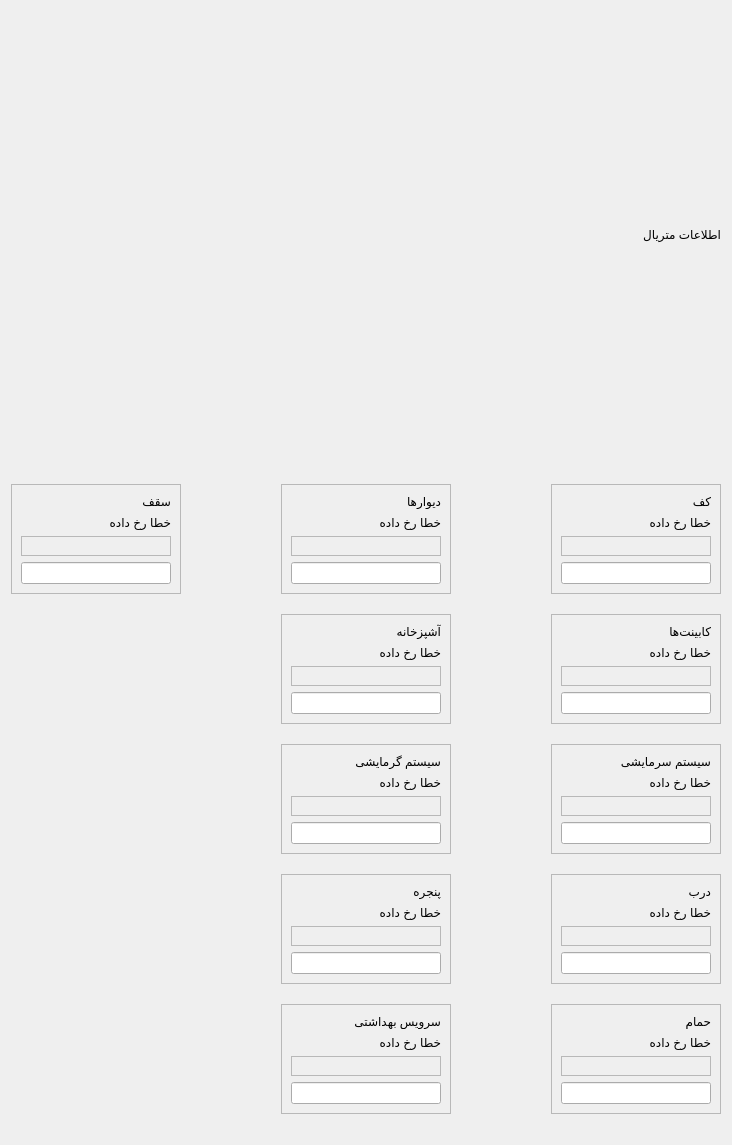
              <widget class="QWidget" name="scrollAreaWidgetContents_4">
               <property name="geometry">
                <rect>
                 <x>0</x>
                 <y>0</y>
                 <width>732</width>
                 <height>1145</height>
                </rect>
               </property>
               <layout class="QVBoxLayout" name="verticalLayout_23">
                <item>
                 <widget class="QLabel" name="label_51">
                  <property name="text">
                   <string>اطلاعات متریال</string>
                  </property>
                 </widget>
                </item>
                <item>
                 <layout class="QGridLayout" name="gridLayout_3" columnstretch="1,1,1">
                  <property name="topMargin">
                   <number>20</number>
                  </property>
                  <property name="bottomMargin">
                   <number>20</number>
                  </property>
                  <property name="horizontalSpacing">
                   <number>100</number>
                  </property>
                  <property name="verticalSpacing">
                   <number>20</number>
                  </property>
                  <item row="0" column="2">
                   <widget class="QFrame" name="floorMaterialFormFrame">
                    <property name="frameShape">
                     <enum>QFrame::StyledPanel</enum>
                    </property>
                    <property name="frameShadow">
                     <enum>QFrame::Raised</enum>
                    </property>
                    <layout class="QVBoxLayout" name="verticalLayout_102">
                     <item>
                      <widget class="QLabel" name="floorMaterialFormLbl">
                       <property name="text">
                        <string>کف</string>
                       </property>
                       <property name="styleClass" stdset="0">
                        <string>form-label</string>
                       </property>
                      </widget>
                     </item>
                     <item>
                      <widget class="QLabel" name="floorMaterialFormError">
                       <property name="text">
                        <string>خطا رخ داده</string>
                       </property>
                       <property name="styleClass" stdset="0">
                        <string>form-field-error</string>
                       </property>
                      </widget>
                     </item>
                     <item>
                      <widget class="QFrame" name="floorMaterialFormOptionsFrame">
                       <property name="frameShape">
                        <enum>QFrame::StyledPanel</enum>
                       </property>
                       <property name="frameShadow">
                        <enum>QFrame::Raised</enum>
                       </property>
                       <layout class="QVBoxLayout" name="verticalLayout_103"/>
                      </widget>
                     </item>
                     <item>
                      <widget class="QLineEdit" name="otherFloorMaterialFormInpt">
                       <property name="styleClass" stdset="0">
                        <string>form-field</string>
                       </property>
                      </widget>
                     </item>
                    </layout>
                   </widget>
                  </item>
                  <item row="3" column="1">
                   <widget class="QFrame" name="windowMaterialFormFrame">
                    <property name="frameShape">
                     <enum>QFrame::StyledPanel</enum>
                    </property>
                    <property name="frameShadow">
                     <enum>QFrame::Raised</enum>
                    </property>
                    <layout class="QVBoxLayout" name="verticalLayout_118">
                     <item>
                      <widget class="QLabel" name="windowMaterialFormLbl">
                       <property name="text">
                        <string>پنجره</string>
                       </property>
                       <property name="styleClass" stdset="0">
                        <string>form-label</string>
                       </property>
                      </widget>
                     </item>
                     <item>
                      <widget class="QLabel" name="windowMaterialFormError">
                       <property name="text">
                        <string>خطا رخ داده</string>
                       </property>
                       <property name="styleClass" stdset="0">
                        <string>form-field-error</string>
                       </property>
                      </widget>
                     </item>
                     <item>
                      <widget class="QFrame" name="windowMaterialFormOptionsFrame">
                       <property name="frameShape">
                        <enum>QFrame::StyledPanel</enum>
                       </property>
                       <property name="frameShadow">
                        <enum>QFrame::Raised</enum>
                       </property>
                       <layout class="QVBoxLayout" name="verticalLayout_119"/>
                      </widget>
                     </item>
                     <item>
                      <widget class="QLineEdit" name="otherWindowMaterialFormInpt">
                       <property name="styleClass" stdset="0">
                        <string>form-field</string>
                       </property>
                      </widget>
                     </item>
                    </layout>
                   </widget>
                  </item>
                  <item row="0" column="1">
                   <widget class="QFrame" name="wallsMaterialFormFrame">
                    <property name="frameShape">
                     <enum>QFrame::StyledPanel</enum>
                    </property>
                    <property name="frameShadow">
                     <enum>QFrame::Raised</enum>
                    </property>
                    <layout class="QVBoxLayout" name="verticalLayout_104">
                     <item>
                      <widget class="QLabel" name="wallsMaterialFormLbl">
                       <property name="text">
                        <string>دیوارها</string>
                       </property>
                       <property name="styleClass" stdset="0">
                        <string>form-label</string>
                       </property>
                      </widget>
                     </item>
                     <item>
                      <widget class="QLabel" name="wallsMaterialFormError">
                       <property name="text">
                        <string>خطا رخ داده</string>
                       </property>
                       <property name="styleClass" stdset="0">
                        <string>form-field-error</string>
                       </property>
                      </widget>
                     </item>
                     <item>
                      <widget class="QFrame" name="wallsMaterialFormOptionsFrame">
                       <property name="frameShape">
                        <enum>QFrame::StyledPanel</enum>
                       </property>
                       <property name="frameShadow">
                        <enum>QFrame::Raised</enum>
                       </property>
                       <layout class="QVBoxLayout" name="verticalLayout_105"/>
                      </widget>
                     </item>
                     <item>
                      <widget class="QLineEdit" name="otherWallsMaterialFormInpt">
                       <property name="styleClass" stdset="0">
                        <string>form-field</string>
                       </property>
                      </widget>
                     </item>
                    </layout>
                   </widget>
                  </item>
                  <item row="1" column="1">
                   <widget class="QFrame" name="kitchenMaterialFormFrame">
                    <property name="frameShape">
                     <enum>QFrame::StyledPanel</enum>
                    </property>
                    <property name="frameShadow">
                     <enum>QFrame::Raised</enum>
                    </property>
                    <layout class="QVBoxLayout" name="verticalLayout_110">
                     <item>
                      <widget class="QLabel" name="kitchenMaterialFormLbl">
                       <property name="text">
                        <string>آشپزخانه</string>
                       </property>
                       <property name="styleClass" stdset="0">
                        <string>form-label</string>
                       </property>
                      </widget>
                     </item>
                     <item>
                      <widget class="QLabel" name="kitchenMaterialFormError">
                       <property name="text">
                        <string>خطا رخ داده</string>
                       </property>
                       <property name="styleClass" stdset="0">
                        <string>form-field-error</string>
                       </property>
                      </widget>
                     </item>
                     <item>
                      <widget class="QFrame" name="kitchenMaterialFormOptionsFrame">
                       <property name="frameShape">
                        <enum>QFrame::StyledPanel</enum>
                       </property>
                       <property name="frameShadow">
                        <enum>QFrame::Raised</enum>
                       </property>
                       <layout class="QVBoxLayout" name="verticalLayout_111"/>
                      </widget>
                     </item>
                     <item>
                      <widget class="QLineEdit" name="otherKitchenMaterialFormInpt">
                       <property name="styleClass" stdset="0">
                        <string>form-field</string>
                       </property>
                      </widget>
                     </item>
                    </layout>
                   </widget>
                  </item>
                  <item row="1" column="2">
                   <widget class="QFrame" name="cabinetsMaterialFormFrame">
                    <property name="frameShape">
                     <enum>QFrame::StyledPanel</enum>
                    </property>
                    <property name="frameShadow">
                     <enum>QFrame::Raised</enum>
                    </property>
                    <layout class="QVBoxLayout" name="verticalLayout_108">
                     <item>
                      <widget class="QLabel" name="cabinetsMaterialFormLbl">
                       <property name="text">
                        <string>کابینت‌‌ها</string>
                       </property>
                       <property name="styleClass" stdset="0">
                        <string>form-label</string>
                       </property>
                      </widget>
                     </item>
                     <item>
                      <widget class="QLabel" name="cabinetsMaterialFormError">
                       <property name="text">
                        <string>خطا رخ داده</string>
                       </property>
                       <property name="styleClass" stdset="0">
                        <string>form-field-error</string>
                       </property>
                      </widget>
                     </item>
                     <item>
                      <widget class="QFrame" name="cabinetsMaterialFormOptionsFrame">
                       <property name="frameShape">
                        <enum>QFrame::StyledPanel</enum>
                       </property>
                       <property name="frameShadow">
                        <enum>QFrame::Raised</enum>
                       </property>
                       <layout class="QVBoxLayout" name="verticalLayout_109"/>
                      </widget>
                     </item>
                     <item>
                      <widget class="QLineEdit" name="otherCabinetsMaterialFormInpt">
                       <property name="styleClass" stdset="0">
                        <string>form-field</string>
                       </property>
                      </widget>
                     </item>
                    </layout>
                   </widget>
                  </item>
                  <item row="0" column="0">
                   <widget class="QFrame" name="ceilingMaterialFormFrame">
                    <property name="frameShape">
                     <enum>QFrame::StyledPanel</enum>
                    </property>
                    <property name="frameShadow">
                     <enum>QFrame::Raised</enum>
                    </property>
                    <layout class="QVBoxLayout" name="verticalLayout_106">
                     <item>
                      <widget class="QLabel" name="ceilingMaterialFormLbl">
                       <property name="text">
                        <string>سقف</string>
                       </property>
                       <property name="styleClass" stdset="0">
                        <string>form-label</string>
                       </property>
                      </widget>
                     </item>
                     <item>
                      <widget class="QLabel" name="ceilingMaterialFormError">
                       <property name="text">
                        <string>خطا رخ داده</string>
                       </property>
                       <property name="styleClass" stdset="0">
                        <string>form-field-error</string>
                       </property>
                      </widget>
                     </item>
                     <item>
                      <widget class="QFrame" name="ceilingMaterialFormOptionsFrame">
                       <property name="frameShape">
                        <enum>QFrame::StyledPanel</enum>
                       </property>
                       <property name="frameShadow">
                        <enum>QFrame::Raised</enum>
                       </property>
                       <layout class="QVBoxLayout" name="verticalLayout_107"/>
                      </widget>
                     </item>
                     <item>
                      <widget class="QLineEdit" name="otherCeilingMaterialFormInpt">
                       <property name="styleClass" stdset="0">
                        <string>form-field</string>
                       </property>
                      </widget>
                     </item>
                    </layout>
                   </widget>
                  </item>
                  <item row="2" column="1">
                   <widget class="QFrame" name="warmingSystemFormFrame">
                    <property name="frameShape">
                     <enum>QFrame::StyledPanel</enum>
                    </property>
                    <property name="frameShadow">
                     <enum>QFrame::Raised</enum>
                    </property>
                    <layout class="QVBoxLayout" name="verticalLayout_114">
                     <item>
                      <widget class="QLabel" name="warmingSystemFormLbl">
                       <property name="text">
                        <string>سیستم گرمایشی</string>
                       </property>
                       <property name="styleClass" stdset="0">
                        <string>form-label</string>
                       </property>
                      </widget>
                     </item>
                     <item>
                      <widget class="QLabel" name="warmingSystemFormError">
                       <property name="text">
                        <string>خطا رخ داده</string>
                       </property>
                       <property name="styleClass" stdset="0">
                        <string>form-field-error</string>
                       </property>
                      </widget>
                     </item>
                     <item>
                      <widget class="QFrame" name="warmingSystemFormOptionsFrame">
                       <property name="frameShape">
                        <enum>QFrame::StyledPanel</enum>
                       </property>
                       <property name="frameShadow">
                        <enum>QFrame::Raised</enum>
                       </property>
                       <layout class="QVBoxLayout" name="verticalLayout_115"/>
                      </widget>
                     </item>
                     <item>
                      <widget class="QLineEdit" name="otherWarmingSystemFormInpt">
                       <property name="styleClass" stdset="0">
                        <string>form-field</string>
                       </property>
                      </widget>
                     </item>
                    </layout>
                   </widget>
                  </item>
                  <item row="3" column="2">
                   <widget class="QFrame" name="doorMaterialFormFrame">
                    <property name="frameShape">
                     <enum>QFrame::StyledPanel</enum>
                    </property>
                    <property name="frameShadow">
                     <enum>QFrame::Raised</enum>
                    </property>
                    <layout class="QVBoxLayout" name="verticalLayout_116">
                     <item>
                      <widget class="QLabel" name="doorMaterialFormLbl">
                       <property name="text">
                        <string>درب</string>
                       </property>
                       <property name="styleClass" stdset="0">
                        <string>form-label</string>
                       </property>
                      </widget>
                     </item>
                     <item>
                      <widget class="QLabel" name="doorMaterialFormError">
                       <property name="text">
                        <string>خطا رخ داده</string>
                       </property>
                       <property name="styleClass" stdset="0">
                        <string>form-field-error</string>
                       </property>
                      </widget>
                     </item>
                     <item>
                      <widget class="QFrame" name="doorMaterialFormOptionsFrame">
                       <property name="frameShape">
                        <enum>QFrame::StyledPanel</enum>
                       </property>
                       <property name="frameShadow">
                        <enum>QFrame::Raised</enum>
                       </property>
                       <layout class="QVBoxLayout" name="verticalLayout_117"/>
                      </widget>
                     </item>
                     <item>
                      <widget class="QLineEdit" name="otherDoorMaterialFormInpt">
                       <property name="styleClass" stdset="0">
                        <string>form-field</string>
                       </property>
                      </widget>
                     </item>
                    </layout>
                   </widget>
                  </item>
                  <item row="2" column="2">
                   <widget class="QFrame" name="coolingSystemFormFrame">
                    <property name="frameShape">
                     <enum>QFrame::StyledPanel</enum>
                    </property>
                    <property name="frameShadow">
                     <enum>QFrame::Raised</enum>
                    </property>
                    <layout class="QVBoxLayout" name="verticalLayout_112">
                     <item>
                      <widget class="QLabel" name="coolingSystemFormLbl">
                       <property name="text">
                        <string>سیستم سرمایشی</string>
                       </property>
                       <property name="styleClass" stdset="0">
                        <string>form-label</string>
                       </property>
                      </widget>
                     </item>
                     <item>
                      <widget class="QLabel" name="coolingSystemFormError">
                       <property name="text">
                        <string>خطا رخ داده</string>
                       </property>
                       <property name="styleClass" stdset="0">
                        <string>form-field-error</string>
                       </property>
                      </widget>
                     </item>
                     <item>
                      <widget class="QFrame" name="coolingSystemFormOptionsFrame">
                       <property name="frameShape">
                        <enum>QFrame::StyledPanel</enum>
                       </property>
                       <property name="frameShadow">
                        <enum>QFrame::Raised</enum>
                       </property>
                       <layout class="QVBoxLayout" name="verticalLayout_113"/>
                      </widget>
                     </item>
                     <item>
                      <widget class="QLineEdit" name="otherCoolingSystemFormInpt">
                       <property name="styleClass" stdset="0">
                        <string>form-field</string>
                       </property>
                      </widget>
                     </item>
                    </layout>
                   </widget>
                  </item>
                  <item row="4" column="2">
                   <widget class="QFrame" name="bathroomMaterialFormFrame">
                    <property name="frameShape">
                     <enum>QFrame::StyledPanel</enum>
                    </property>
                    <property name="frameShadow">
                     <enum>QFrame::Raised</enum>
                    </property>
                    <layout class="QVBoxLayout" name="verticalLayout_120">
                     <item>
                      <widget class="QLabel" name="bathroomMaterialFormLbl">
                       <property name="text">
                        <string>حمام</string>
                       </property>
                       <property name="styleClass" stdset="0">
                        <string>form-label</string>
                       </property>
                      </widget>
                     </item>
                     <item>
                      <widget class="QLabel" name="bathroomMaterialFormError">
                       <property name="text">
                        <string>خطا رخ داده</string>
                       </property>
                       <property name="styleClass" stdset="0">
                        <string>form-field-error</string>
                       </property>
                      </widget>
                     </item>
                     <item>
                      <widget class="QFrame" name="bathroomMaterialFormOptionsFrame">
                       <property name="frameShape">
                        <enum>QFrame::StyledPanel</enum>
                       </property>
                       <property name="frameShadow">
                        <enum>QFrame::Raised</enum>
                       </property>
                       <layout class="QVBoxLayout" name="verticalLayout_121"/>
                      </widget>
                     </item>
                     <item>
                      <widget class="QLineEdit" name="otherBathroomMaterialFormInpt">
                       <property name="styleClass" stdset="0">
                        <string>form-field</string>
                       </property>
                      </widget>
                     </item>
                    </layout>
                   </widget>
                  </item>
                  <item row="4" column="1">
                   <widget class="QFrame" name="wcMaterialFormFrame">
                    <property name="frameShape">
                     <enum>QFrame::StyledPanel</enum>
                    </property>
                    <property name="frameShadow">
                     <enum>QFrame::Raised</enum>
                    </property>
                    <layout class="QVBoxLayout" name="verticalLayout_122">
                     <item>
                      <widget class="QLabel" name="wcMaterialFormLbl">
                       <property name="text">
                        <string>سرویس بهداشتی</string>
                       </property>
                       <property name="styleClass" stdset="0">
                        <string>form-label</string>
                       </property>
                      </widget>
                     </item>
                     <item>
                      <widget class="QLabel" name="wcMaterialFormError">
                       <property name="text">
                        <string>خطا رخ داده</string>
                       </property>
                       <property name="styleClass" stdset="0">
                        <string>form-field-error</string>
                       </property>
                      </widget>
                     </item>
                     <item>
                      <widget class="QFrame" name="wcMaterialFormOptionsFrame">
                       <property name="frameShape">
                        <enum>QFrame::StyledPanel</enum>
                       </property>
                       <property name="frameShadow">
                        <enum>QFrame::Raised</enum>
                       </property>
                       <layout class="QVBoxLayout" name="verticalLayout_123"/>
                      </widget>
                     </item>
                     <item>
                      <widget class="QLineEdit" name="otherWcMaterialFormInpt">
                       <property name="styleClass" stdset="0">
                        <string>form-field</string>
                       </property>
                      </widget>
                     </item>
                    </layout>
                   </widget>
                  </item>
                 </layout>
                </item>
               </layout>
              </widget>
